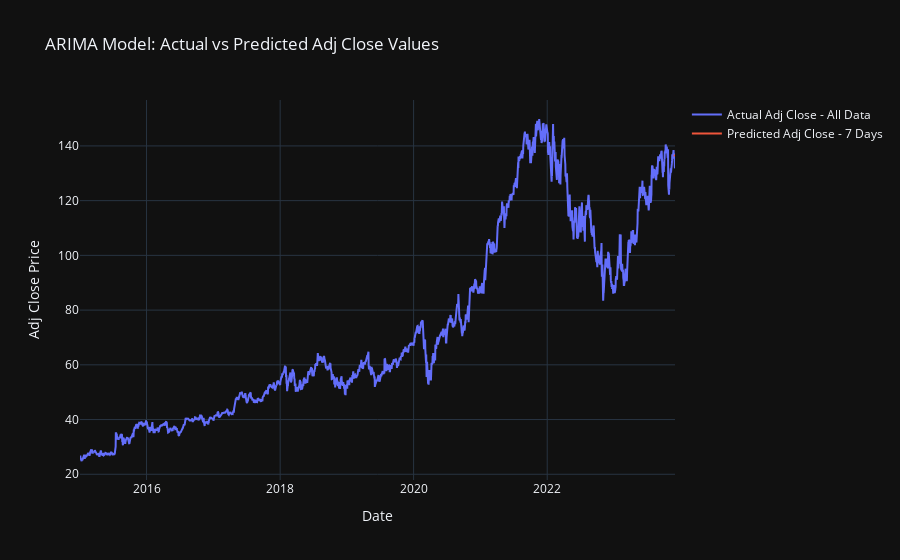

Notebook code for this chart:
### Code cell
arima(df_g)

### Figure 1 — Plotly figure (JSON) as saved in the notebook; plotly's stock layout.template omitted (floating-point values rounded to 4 significant figures; data arrays with more than 128 entries replaced by an {"elided": "..."} marker saying what was removed)
{"data": [{"mode": "lines", "name": "Actual Adj Close - All Data", "type": "scatter", "x": {"elided": "3256 str values"}, "y": {"elided": "3256 float values"}}, {"mode": "lines", "name": "Predicted Adj Close - 7 Days", "type": "scatter", "x": ["2023-11-25T00:00:00", "2023-11-26T00:00:00", "2023-11-27T00:00:00", "2023-11-28T00:00:00", "2023-11-29T00:00:00", "2023-11-30T00:00:00", "2023-12-01T00:00:00"], "y": [136.6, 136.6, 136.5, 136.5, 136.5, 136.4, 136.4]}], "layout": {"title": {"text": "ARIMA Model: Actual vs Predicted Adj Close Values"}, "xaxis": {"title": {"text": "Date"}}, "yaxis": {"title": {"text": "Adj Close Price"}}}}
